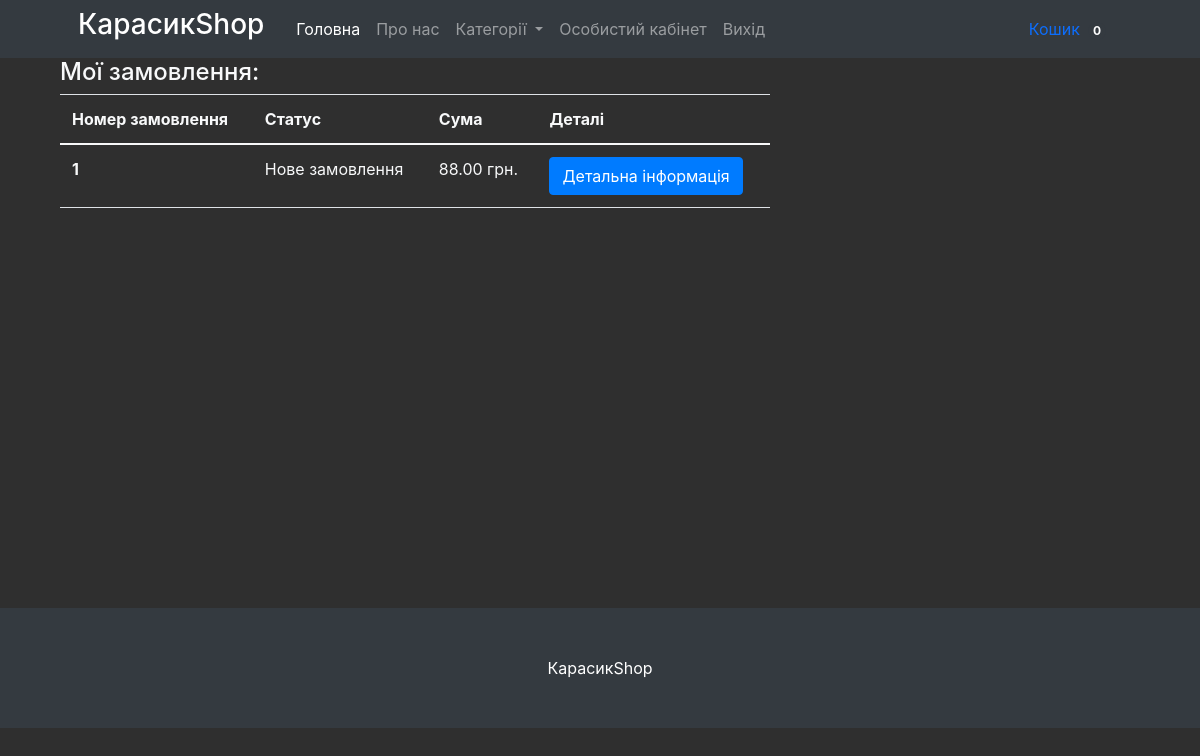
The page /profile/ (signed in) on the database as committed earlier.
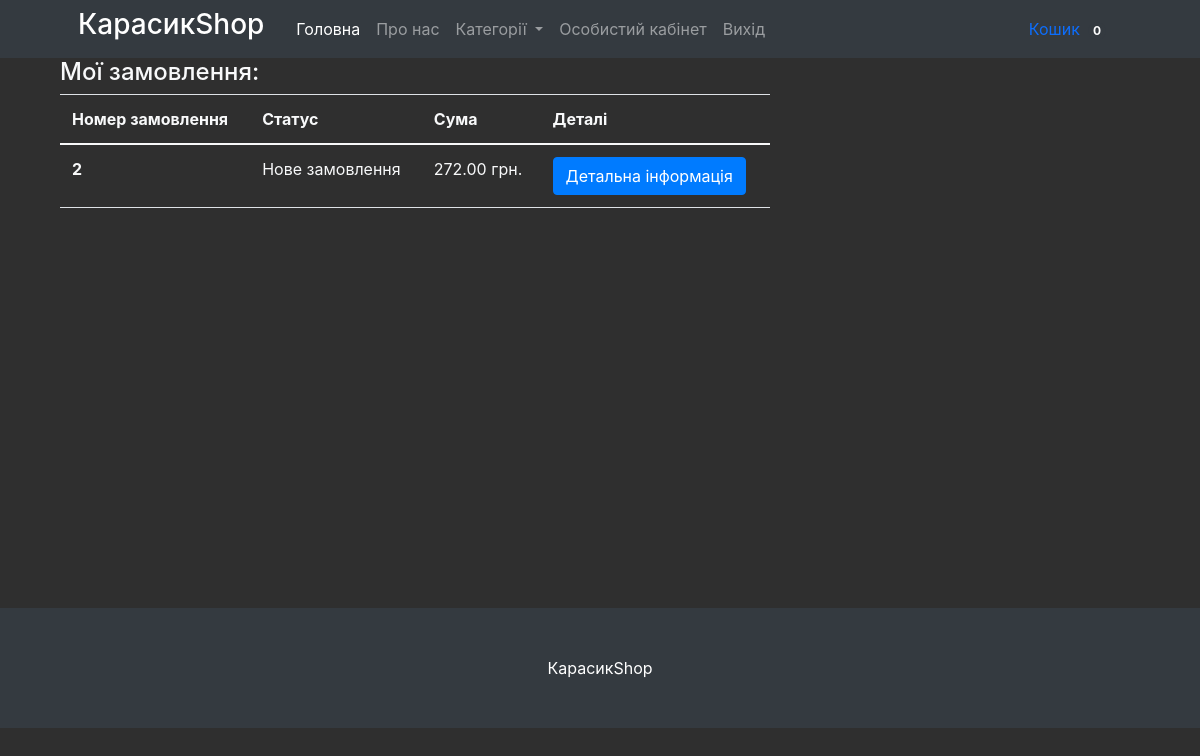
The same page on the database as committed later.
### mainapp/models.py (models this page shows, shortened)
class Cart(models.Model):
    owner = models.ForeignKey('Customer', null=True, verbose_name='Власник', on_delete=models.CASCADE)
    products = models.ManyToManyField(CartProduct, blank=True, related_name='related_cart')
    total_products = models.PositiveIntegerField(default=0)
    final_price = models.DecimalField(max_digits=9, default=0, decimal_places=2, verbose_name='Загальна ціна')
    in_order = models.BooleanField(default=False)
    for_anonymous_user = models.BooleanField(default=False)

class Order(models.Model):
    STATUS_NEW = 'new'
    STATUS_IN_PROGRESS = 'in_progress'
    STATUS_READY = 'is_ready'
    STATUS_COMPLETED = 'completed'
    STATUS_CANCELED = 'canceled'
    BUYING_TYPE_SELF = 'self'
    BUYING_TYPE_DELIVERY = 'delivery'
    STATUS_CHOICES = (
        (STATUS_NEW, 'Нове замовлення'),
        (STATUS_IN_PROGRESS, 'Замовлення в оброці'),
        (STATUS_READY, 'Замовлення готове'),
        (STATUS_COMPLETED, 'Замовленння виконане'),
        (STATUS_CANCELED, 'Замовлення скасовано')
    )
    BUYING_TYPE_CHOICES = (
        (BUYING_TYPE_SELF, 'Самовивіз'),
        (BUYING_TYPE_DELIVERY, 'Доставка')
    )
    customer = models.ForeignKey(Customer, verbose_name='Покупець', related_name='related_orders', on_delete=models.CASCADE)
    first_name = models.CharField(max_length=255, verbose_name="Ім'я")
    last_name = models.CharField(max_length=255, verbose_name='Прізвище')
    phone = models.CharField(max_length=20, verbose_name='Телефон')
    cart = models.ForeignKey(Cart, verbose_name='Кошик', on_delete=models.CASCADE, null=True, blank=True)
    address = models.CharField(max_length=1024, verbose_name='Адреса', null=True, blank=True)
    status = models.CharField(
        max_length=100,
        verbose_name='Статус замовлення',
        choices=STATUS_CHOICES,
        default=STATUS_NEW
    )
    buying_type = models.CharField(
        max_length=100,
        verbose_name='Тип замовлення',
        choices=BUYING_TYPE_CHOICES,
        default=BUYING_TYPE_SELF
    )
    comment = models.TextField(verbose_name='Комментар щодо замовлення', null=True, blank=True)
    created_at = models.DateTimeField(auto_now=True, verbose_name='Дата створення замовлення')

### mainapp/views.py (the view)
# urls.py: path('profile/', ProfileView.as_view(), name='profile'),
class ProfileView(CartMixin, View):
    def get(self, request, *args, **kwargs):
        customer = Customer.objects.get(user=request.user)
        categories = Category.objects.all()
        context = {
            'customer': customer,
            'categories': categories,
            'cart': self.cart,
        }
        return render(request, 'profile.html', context)

### mainapp/mixins.py (called while the page is built)
    def dispatch(self, request, *args, **kwargs):
        if request.user.is_authenticated:
            customer = Customer.objects.filter(user=request.user).first()
            if not customer:
                customer = Customer.objects.create(
                    user=request.user
                )
            cart = Cart.objects.filter(owner=customer, in_order=False).first()
            if not cart:
                cart = Cart.objects.create(owner=customer)
        else:
            cart = Cart.objects.filter(for_anonymous_user=True).first()
            if not cart:
                cart = Cart.objects.create(for_anonymous_user=True)
        self.cart = cart
        return super().dispatch(request, *args, **kwargs)

### mainapp/models.py (called while the page is built)
    def get_absolute_url(self):
        return reverse('category_detail', kwargs={'slug': self.slug})

    def get_absolute_url(self):
        return reverse('product_detail', kwargs={'slug': self.slug})

### mainapp/templates/profile.html (shortened to what this page needs)
{% extends 'base.html' %}
{% block content %}
    <div class="container text-light">
        <div class="col-8">
        <h4>Мої замовлення:</h4>
            <div class="tab-content" id="nav-tabContent">
                <div class="tab-pane fade show active" id="list-orders" role="tabpanel"
                     aria-labelledby="list-orders-list">
                    <table class="table text-light">
                        <thead>
                        <tr>
                            <th scope="col">Номер замовлення</th>
                            <th scope="col">Статус</th>
                            <th scope="col">Сума</th>
                            <th scope="col">Деталі</th>
                        </tr>
                        </thead>
                        <tbody class="text-light">
                        {% for order in customer.orders.all %}
                            <tr>
                                <th scope="row">{{ order.id }}</th>
                                <td>{{ order.get_status_display }}</td>
                                <td>{{ order.cart.final_price }} грн.</td>
                                <td>
                                    <button type="button" class="btn btn-primary" data-bs-toggle="modal"
                                            data-bs-target="#orderDetails-{{ order.id }}">Детальна інформація
                                    </button>
                                </td>
                            </tr>
                        {% endfor %}
                        </tbody>
                    </table>
                </div>
            </div>
        </div>
    </div>
{% endblock content %}

### mainapp/templates/base.html (shortened to what this page needs)
{% load static %}
<!DOCTYPE html>
<html lang="uk">
<head>
    <link href='{% static "bootstrap/bootstrap.min.css" %}' rel="stylesheet"/>
    <link rel="stylesheet" href="https://cdn.jsdelivr.net/npm/@fancyapps/ui@4.0/dist/fancybox.css"/>
    <link href="https://cdnjs.cloudflare.com/ajax/libs/twitter-bootstrap/4.1.2/css/bootstrap.min.css" rel="stylesheet"/>
    <link href="https://cdn.jsdelivr.net/npm/slick-carousel@1.8.1/slick/slick.css" rel="stylesheet"/>
    <link href="https://cdnjs.cloudflare.com/ajax/libs/fancybox/3.3.5/jquery.fancybox.min.css" rel="stylesheet"/>
</head>
<body>
<nav class="navbar navbar-expand-lg navbar-dark bg-dark">
    <div class="container px-4 px-lg-5">
        <a href="/"><h3 class="title"><span>КарасикShop</span></h3></a>
        <div class="collapse navbar-collapse" id="navbarSupportedContent">
            <ul class="navbar-nav me-auto mb-2 mb-lg-0 ms-lg-4">
                <li class="nav-item">
                    <a class="nav-link active" aria-current="page" href="{% url 'index' %}">
                        Головна
                    </a>
                </li>
                <li class="nav-item"><a class="nav-link" href="{% url 'about' %}">Про нас</a></li>
                <li class="nav-item dropdown">
                    <a class="nav-link dropdown-toggle" id="navbarDropdown" href="#" role="button"
                       data-bs-toggle="dropdown" aria-expanded="false">
                        Категорії
                    </a>
                </li>
                {% if request.user.is_authenticated %}
                    <li class="nav-item">
                        <a class="nav-link" href="{% url 'profile' %}">Особистий кабінет</a>
                    </li>
                    <li class="nav-item">
                        <a class="nav-link" href="{% url 'logout' %}">Вихід</a>
                    </li>
                {% endif %}
            </ul>
            <a class="nav-link" href="{% url 'cart' %}">
                Кошик
                <span class="badge bg-dark text-white ms-1 rounded-pill">{{ cart.products.count }}</span>
            </a>
        </div>
    </div>
</nav>
{% block content %}{% endblock content %}
<footer class="py-5 bg-dark" style="margin-top: 400px;">
    <div class="container"><p class="m-0 text-center text-white">КарасикShop</p></div>
</footer>
</body>
</html>

Rows that differ between the two databases and show on the page:
removed Order: id "1", status "Нове замовлення", cart.final_price "88.00"
added Order: id "2", status "Нове замовлення", cart.final_price "272.00"
